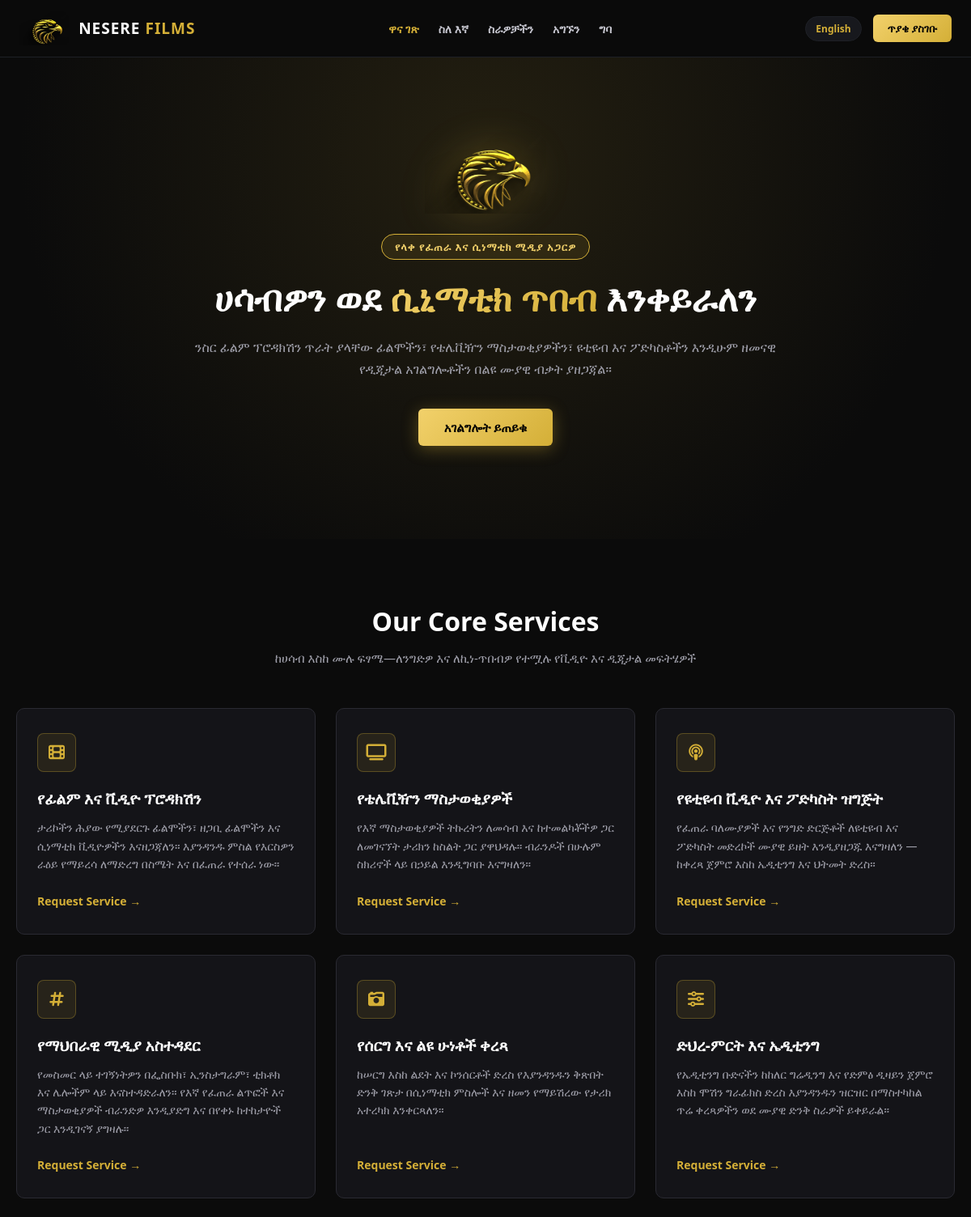
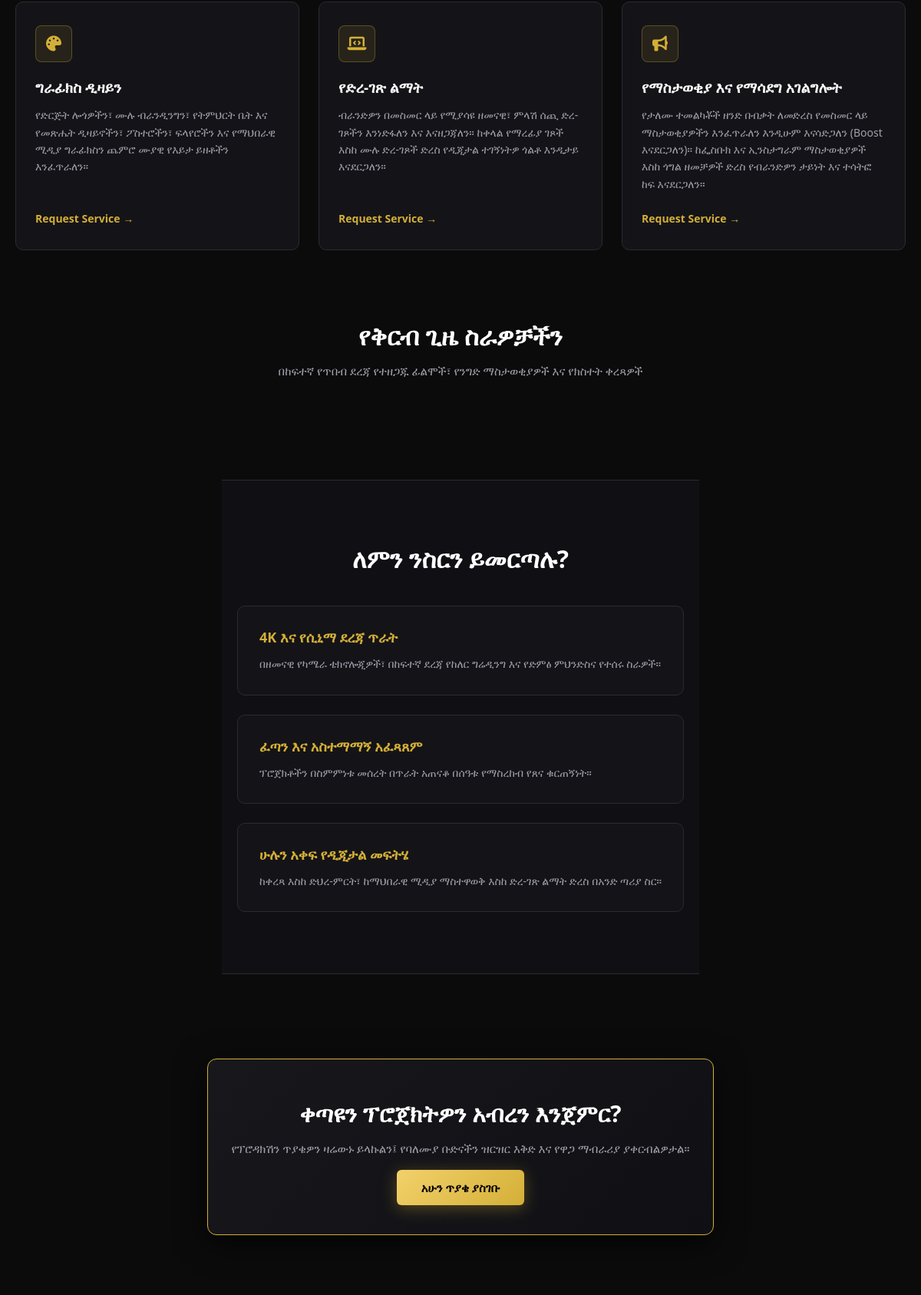
The page / (upper part) on the database its author committed (2 pictures, top to bottom).
### tables this page shows
CREATE TABLE `services` (
  `service_id` int(11) NOT NULL,
  `service_name` varchar(150) NOT NULL,
  `service_name_am` varchar(150) DEFAULT NULL,
  `slug` varchar(150) DEFAULT NULL,
  `short_desc` text DEFAULT NULL,
  `short_desc_am` text DEFAULT NULL,
  `icon_class` varchar(50) DEFAULT 'fa-video',
  `description` text DEFAULT NULL,
  `image` varchar(255) DEFAULT NULL,
  `price` decimal(12,2) DEFAULT 0.00,
  `status` tinyint(4) DEFAULT 1,
  `created_at` timestamp NOT NULL DEFAULT current_timestamp()
);

### config/config.php (called while the page is built, shortened)
<?php
$_dir = basename(dirname($_SERVER['SCRIPT_FILENAME'] ?? ''));
$base = in_array($_dir, ['admin', 'customer'], true) ? '../' : '';
function e($v): string
{
    return htmlspecialchars((string)$v, ENT_QUOTES, 'UTF-8');
}

### index.php (the view, shortened to what this page needs)
<?php
require_once __DIR__ . '/config/config.php';
$current_lang = $_SESSION['lang'] ?? 'am';
$db = db();
$services = $db->query("SELECT * FROM services WHERE status = 1 ORDER BY service_id ASC LIMIT 9")->fetchAll();
$str = $lang_dict[$current_lang];
require_once __DIR__ . '/includes/header.php';
?>
<section class="hero-section">
    <img src="<?= $base ?>assets/images/LOGO NESERE icon.png" alt="NESERE Eagle Logo" class="hero-eagle-logo" onerror="this.style.display='none'">
    <div>
        <span class="hero-badge"><?= e($str['hero_badge']) ?></span>
    </div>
    <h1 class="hero-title">
        <?= e($str['hero_title_1']) ?> <span class="gold-accent"><?= e($str['hero_title_gold']) ?></span> <?= e($str['hero_title_2']) ?>
    </h1>
    <p class="hero-description">
        <?= e($str['hero_desc']) ?>
    </p>
    <div class="hero-buttons">
        <a href="<?= $base ?>service_request.php" class="btn-gold"><?= e($str['cta_request']) ?></a>
    </div>
</section>
<section class="section-padding" id="services">
    <div class="section-header">
        <h2><?= e($str['services_title']) ?></h2>
        <p><?= e($str['services_sub']) ?></p>
    </div>
    <div class="services-grid">
        <?php foreach ($services as $srv): ?>
            <?php
                $s_name = ($current_lang === 'am' && !empty($srv['service_name_am'])) ? $srv['service_name_am'] : $srv['service_name'];
                $s_desc = ($current_lang === 'am' && !empty($srv['short_desc_am'])) ? $srv['short_desc_am'] : $srv['short_desc'];
            ?>
            <div class="service-card">
                <div>
                    <div class="service-icon-box">
                        <i class="fa <?= e($srv['icon_class'] ?? 'fa-video') ?>"></i>
                    </div>
                    <h3><?= e($s_name) ?></h3>
                    <p><?= e($s_desc) ?></p>
                </div>
                <div>
                    <a href="<?= $base ?>service_request.php?service_id=<?= (int)$srv['service_id'] ?>" class="service-link">
                        <?= e($str['req_btn']) ?>
                    </a>
                </div>
            </div>
        <?php endforeach; ?>
    </div>
</section>
<section class="section-padding" id="portfolio" style="padding-top: 10px;">
    <div class="section-header">
        <h2><?= e($str['portfolio_title']) ?></h2>
        <p><?= e($str['portfolio_sub']) ?></p>
    </div>
</section>
<section class="section-padding why-section">
    <div class="section-header" style="margin-bottom: 40px;">
        <h2><?= e($str['why_title']) ?></h2>
    </div>
    <div class="why-grid">
        <div class="why-item">
            <h3><?= e($str['why_1_title']) ?></h3>
            <p><?= e($str['why_1_desc']) ?></p>
        </div>
        <div class="why-item">
            <h3><?= e($str['why_2_title']) ?></h3>
            <p><?= e($str['why_2_desc']) ?></p>
        </div>
        <div class="why-item">
            <h3><?= e($str['why_3_title']) ?></h3>
            <p><?= e($str['why_3_desc']) ?></p>
        </div>
    </div>
</section>
<section class="section-padding">
    <div class="cta-banner">
        <h2><?= e($str['cta_banner_title']) ?></h2>
        <p><?= e($str['cta_banner_sub']) ?></p>
        <a href="<?= $base ?>service_request.php" class="btn-gold"><?= e($str['btn_book_now']) ?></a>
    </div>
</section>
<?php
require_once __DIR__ . '/includes/footer.php';
?>

### includes/header.php (style rules this page uses)
:root { --nesere-black: #0B0B0B; --nesere-card: #121316; --nesere-border: #1E2026; --nesere-gold: #D4AF37; --nesere-gold-light: #F2D16B; --nesere-muted: #8E929D; --nesere-white: #FFFFFF; }
* { box-sizing: border-box; margin: 0; padding: 0; }
body { background-color: var(--nesere-black); color: var(--nesere-white); font-family: -apple-system, BlinkMacSystemFont, "Segoe UI", Roboto, sans-serif; min-height: 100vh; display: flex; flex-direction: column; }

### index.php (style rules this page uses)
:root { --bg-black: #0B0B0B; --card-black: #141418; --border-dark: #2A2A32; --gold: #D4AF37; --gold-light: #F2D16B; --text-muted: #A0A0AB; }
body { background-color: var(--bg-black); color: #FFFFFF; font-family: 'Segoe UI', Tahoma, Geneva, Verdana, sans-serif; margin: 0; padding: 0; }
.hero-section { position: relative; padding: 90px 20px 70px; background: radial-gradient(circle at 50% 20%, rgba(212, 175, 55, 0.12) 0%, rgba(11, 11, 11, 1) 75%); text-align: center; }
.hero-eagle-logo { max-width: 150px; height: auto; margin-bottom: 20px; filter: drop-shadow(0 0 25px rgba(212, 175, 55, 0.35)); }
.hero-badge { display: inline-block; padding: 6px 16px; border-radius: 30px; background: rgba(212, 175, 55, 0.1); border: 1px solid var(--gold); color: var(--gold-light); font-size: 13px; font-weight: 600; letter-spacing: 1px; margin-bottom: 20px; text-transform: uppercase; }
.hero-title { font-size: 44px; font-weight: 800; line-height: 1.25; max-width: 900px; margin: 0 auto 20px; }
.hero-title .gold-accent { background: linear-gradient(135deg, var(--gold-light), var(--gold)); -webkit-background-clip: text; -webkit-text-fill-color: transparent; }
.hero-description { font-size: 16px; color: var(--text-muted); max-width: 740px; margin: 0 auto 35px; line-height: 1.7; }
.hero-buttons { display: flex; justify-content: center; gap: 16px; flex-wrap: wrap; margin-bottom: 45px; }
.btn-gold { background: linear-gradient(135deg, var(--gold-light), var(--gold)); color: #000000; font-weight: 700; padding: 13px 32px; border-radius: 6px; text-decoration: none; font-size: 15px; box-shadow: 0 4px 20px rgba(212, 175, 55, 0.35); transition: transform 0.2s; }
.section-padding { padding: 80px 20px; max-width: 1200px; margin: 0 auto; }
.section-header { text-align: center; margin-bottom: 50px; }
.section-header h2 { font-size: 32px; color: #FFFFFF; margin-bottom: 12px; }
.section-header p { font-size: 15px; color: var(--text-muted); max-width: 650px; margin: 0 auto; line-height: 1.6; }
.services-grid { display: grid; grid-template-columns: repeat(auto-fit, minmax(320px, 1fr)); gap: 25px; }
.service-card { background: var(--card-black); border: 1px solid var(--border-dark); border-radius: 10px; padding: 30px 25px; display: flex; flex-direction: column; justify-content: space-between; transition: all 0.3s ease; }
.service-icon-box { width: 48px; height: 48px; background: rgba(212, 175, 55, 0.1); border: 1px solid rgba(212, 175, 55, 0.3); border-radius: 8px; display: flex; align-items: center; justify-content: center; margin-bottom: 20px; color: var(--gold); font-size: 20px; }
.service-card h3 { font-size: 19px; color: #FFFFFF; margin: 0 0 12px; }
.service-card p { color: var(--text-muted); font-size: 14px; line-height: 1.6; margin-bottom: 22px; flex-grow: 1; }
.service-link { color: var(--gold); text-decoration: none; font-size: 14px; font-weight: 700; display: inline-flex; align-items: center; gap: 6px; transition: color 0.2s; }
.why-section { background: #101014; border-top: 1px solid var(--border-dark); border-bottom: 1px solid var(--border-dark); }
.why-grid { display: grid; grid-template-columns: repeat(auto-fit, minmax(300px, 1fr)); gap: 25px; }
.why-item { background: var(--card-black); border: 1px solid var(--border-dark); padding: 28px; border-radius: 10px; }
.why-item h3 { color: var(--gold); font-size: 18px; margin-top: 0; margin-bottom: 12px; }
.why-item p { color: var(--text-muted); font-size: 14px; line-height: 1.6; margin: 0; }
.cta-banner { background: linear-gradient(135deg, #18181C 0%, #101014 100%); border: 1px solid var(--gold); border-radius: 12px; padding: 50px 30px; text-align: center; box-shadow: 0 10px 40px rgba(0, 0, 0, 0.7); margin-top: 30px; }
.cta-banner h2 { font-size: 30px; color: #FFFFFF; margin-top: 0; margin-bottom: 15px; }
.cta-banner p { color: var(--text-muted); font-size: 15px; max-width: 650px; margin: 0 auto 30px; }

### rows shown on the page
services: service_name_am "የፊልም እና ቪዲዮ ፕሮዳክሽን", short_desc_am "ታሪኮችን ሕያው የሚያደርጉ ፊልሞችን፣ ዘጋቢ ፊልሞችን እና ሲነማቲክ ቪዲዮዎችን እናዘጋጃለን። እያንዳንዱ ምስል የእርስዎን ራዕይ የማይረሳ ለማድረግ በስሜት እና በፈጠራ የተሰራ ነው።"
services: service_name_am "የቴሌቪዥን ማስታወቂያዎች", short_desc_am "የእኛ ማስታወቂያዎች ትኩረትን ለመሳብ እና ከተመልካቾችዎ ጋር ለመገናኘት ታሪክን ከስልት ጋር ያዋህዳሉ። ብራንዶች በሁሉም ስክሪኖች ላይ በኃይል እንዲግባቡ እናግዛለን።"
services: service_name_am "የዩቲዩብ ቪዲዮ እና ፖድካስት ዝግጅት", short_desc_am "የፈጠራ ባለሙያዎች እና የንግድ ድርጅቶች ለዩቲዩብ እና ፖድካስት መድረኮች ሙያዊ ይዘት እንዲያዘጋጁ እናግዛለን — ከቀረጻ ጀምሮ እስከ ኤዲቲንግ እና ህትመት ድረስ።"
services: service_name_am "የማህበራዊ ሚዲያ አስተዳደር", short_desc_am "የመስመር ላይ ተገኝነትዎን በፌስቡክ፣ ኢንስታግራም፣ ቲክቶክ እና ሌሎችም ላይ እናስተዳድራለን። የእኛ የፈጠራ ልጥፎች እና ማስታወቂያዎች ብራንድዎ እንዲያድግ እና በየቀኑ ከተከታዮች ጋር እንዲገናኝ ያግዛሉ።"
services: service_name_am "የሰርግ እና ልዩ ሁነቶች ቀረጻ", short_desc_am "ከሠርግ እስከ ልደት እና ኮንሰርቶች ድረስ የእያንዳንዱን ቅጽበት ድንቅ ገጽታ በሲነማቲክ ምስሎች እና ዘመን የማይሽረው የታሪክ አተረካክ እንቀርጻለን።"
services: service_name_am "ድህረ-ምርት እና ኤዲቲንግ", short_desc_am "የኤዲቲንግ ቡድናችን ከከለር ግሬዲንግ እና የድምፅ ዲዛይን ጀምሮ እስከ ሞሽን ግራፊክስ ድረስ እያንዳንዱን ዝርዝር በማስተካከል ጥሬ ቀረጻዎችን ወደ ሙያዊ ድንቅ ስራዎች ይቀይራል።"
services: service_name_am "ግራፊክስ ዲዛይን", short_desc_am "የድርጅት ሎጎዎችን፣ ሙሉ ብራንዲንግን፣ የትምህርት ቤት እና የመጽሔት ዲዛይኖችን፣ ፖስተሮችን፣ ፍላየሮችን እና የማህበራዊ ሚዲያ ግራፊክስን ጨምሮ ሙያዊ የእይታ ይዘቶችን እንፈጥራለን።"
services: service_name_am "የድረ-ገጽ ልማት", short_desc_am "ብራንድዎን በመስመር ላይ የሚያሳዩ ዘመናዊ፣ ምላሽ ሰጪ ድረ-ገጾችን እንነድፋለን እና እናዘጋጃለን። ከቀላል የማረፊያ ገጾች እስከ ሙሉ ድረ-ገጾች ድረስ የዲጂታል ተገኝነትዎ ጎልቶ እንዲታይ እናደርጋለን።"
services: service_name_am "የማስታወቂያ እና የማሳደግ አገልግሎት", short_desc_am "የታለሙ ተመልካቾች ዘንድ በብቃት ለመድረስ የመስመር ላይ ማስታወቂያዎችን እንፈጥራለን እንዲሁም እናሳድጋለን (Boost እናደርጋለን)። ከፌስቡክ እና ኢንስታግራም ማስታወቂያዎች እስከ ጎግል ዘመቻዎች ድረስ የብራንድዎን ታይነት እና ተሳትፎ ከፍ እናደርጋለን።"

### other values the page prints
$str['hero_badge'] "የላቀ የፈጠራ እና ሲነማቲክ ሚዲያ አጋርዎ"
$str['hero_title_1'] "ሀሳብዎን ወደ"
$str['hero_title_gold'] "ሲኒማቲክ ጥበብ"
$str['hero_title_2'] "እንቀይራለን"
$str['hero_desc'] "ንስር ፊልም ፕሮዳክሽን ጥራት ያላቸው ፊልሞችን፣ የቴሌቪዥን ማስታወቂያዎችን፣ ዩቲዩብ እና ፖድካስቶችን እንዲሁም ዘመናዊ የዲጂታል አገልግሎቶችን በልዩ ሙያዊ ብቃት ያዘጋጃል።"
$str['cta_request'] "አገልግሎት ይጠይቁ"
$str['services_title'] "Our Core Services"
$str['services_sub'] "ከሀሳብ እስከ ሙሉ ፍፃሜ—ለንግድዎ እና ለኪነ-ጥበብዎ የተሟሉ የቪዲዮ እና ዲጂታል መፍትሄዎች"
$str['portfolio_title'] "የቅርብ ጊዜ ስራዎቻችን"
$str['portfolio_sub'] "በከፍተኛ የጥበብ ደረጃ የተዘጋጁ ፊልሞች፣ የንግድ ማስታወቂያዎች እና የክስተት ቀረጻዎች"
$str['why_title'] "ለምን ንስርን ይመርጣሉ?"
$str['why_1_title'] "4K እና የሲኒማ ደረጃ ጥራት"
$str['why_1_desc'] "በዘመናዊ የካሜራ ቴክኖሎጂዎች፣ በከፍተኛ ደረጃ የከለር ግሬዲንግ እና የድምፅ ምህንድስና የተሰሩ ስራዎች።"
$str['why_2_title'] "ፈጣን እና አስተማማኝ አፈጻጸም"
$str['why_2_desc'] "ፕሮጀክቶችን በስምምነቱ መሰረት በጥራት አጠናቆ በሰዓቱ የማስረከብ የጸና ቁርጠኝነት።"
